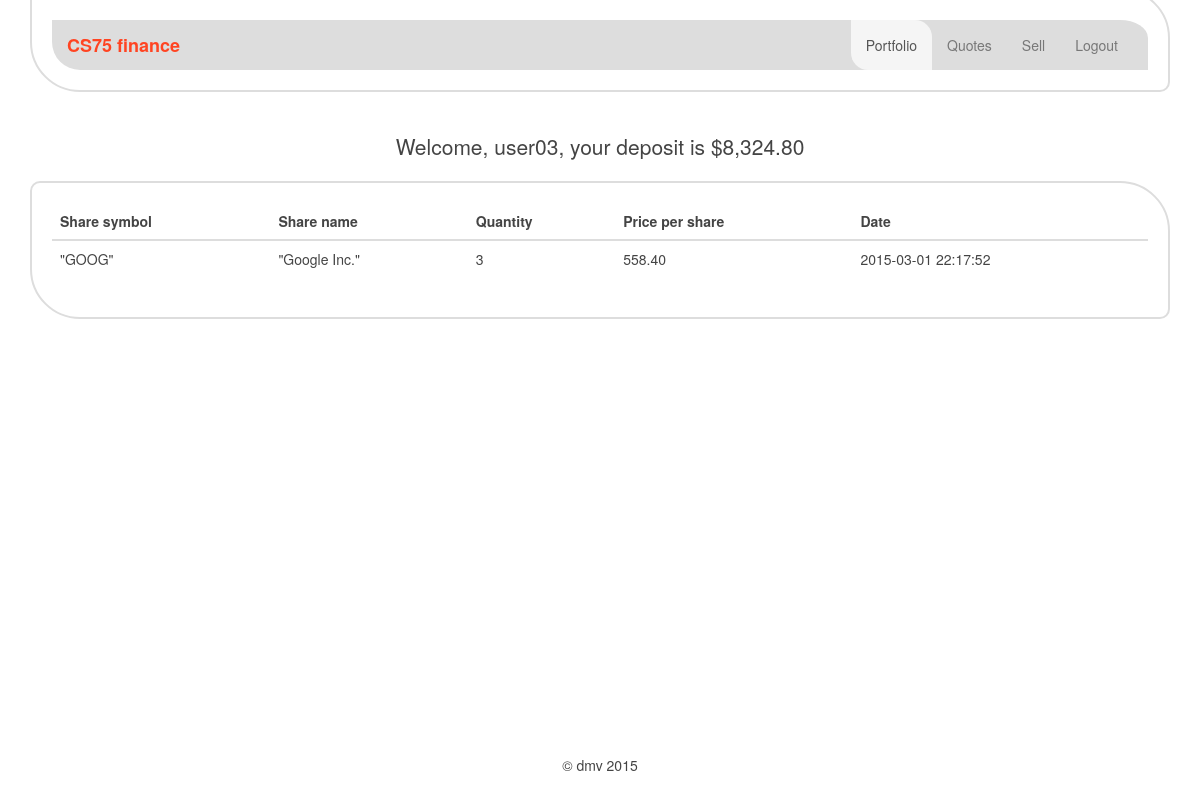
/main.php?page=Portfolio (signed in), run on the app's committed database.
### tables this page shows
CREATE TABLE IF NOT EXISTS `shares` (
`sharesid` int(4) NOT NULL,
  `sharesname` varchar(20) NOT NULL,
  `sharesq` int(6) NOT NULL,
  `sharesprice` decimal(10,2) NOT NULL,
  `sharesuser` int(4) DEFAULT NULL,
  `sharesdate` datetime NOT NULL DEFAULT CURRENT_TIMESTAMP,
  `sharesquote` varchar(10) NOT NULL
);

### html/main.php (called while the page is built, shortened)
<?php
	$data = 'There is no such page';
	if (isset($_GET['page'])) {
		$page = $_GET['page'];
		$body = strtolower($page);
		$queries = array();
		if ($page == 'Quotes') {
			$title = $message = 'Get quote and buy';
			if (isset($_POST['quotes'])) {
				$queries = array('quotes' => $_POST['quotes']);
			} elseif (isset($_POST['buytotal']) and $_POST['buytotal'] > 0) {
				$queries = array('quote' => $_POST['buyquote'],
								 'name' => $_POST['buyname'],
								 'total' => $_POST['buytotal'],
								 'price' => $_POST['buyprice']);
			} else {
				$queries = array();
			}
			$data = quotes($queries);
		} elseif ($page == 'Portfolio') {
			$data = portfolio();
		} else {
			$title = $message = '404';
		}
	} else {
		$title = $body = $message = '404';
	}
	render($body, $data);
?>

### model/dbquery.php (called while the page is built, shortened)
<?php
	function dbquery($query, $params = array()) {
		$time = new DateTime('NOW');
		$file = fopen('../model/errors.log', 'a');
		try {
			$DBUSER = 'lampp';
			$DBPASS = 'serveradmin';
			$DSN = "mysql:host=localhost;dbname=cs75finance;";
			$pdo = new PDO($DSN, $DBUSER, $DBPASS);
			$stmt = $pdo->prepare($query);
			foreach ($params as $param => $val) {
				$stmt->bindValue($param, $val);
			}
			if ($query[0] == 'S') {
				if ($stmt->execute()) {
					return $stmt->fetchAll();
				} else {
					fwrite($file, $time->format('c')
							   . '>dbquery:select> '
							   . "can't get data\n");
					fclose($file);
					return 2;
				}
			}
			$result = $stmt->execute();
			return $result;
		} catch (PDOException $e) {
			fwrite($file, $time->format('c')
					   . '>dbquery:code> '
					   . $e->getCode() . "\n");
			fclose($file);
			return false;
		}
		return false;
	}
?>

### controller/portfolio_contr.php (called while the page is built, shortened)
<?php
	function getuserinfo($userid, $order = 'sharesquote ASC') {
		$query = "SELECT * FROM shares WHERE sharesuser=:userid
				  ORDER BY $order";
		$result = dbquery($query, array(':userid' => $userid));
		if (!$result) {
			return 'You have no shares in your portfolio';
		} elseif ($result == 2) {
			return 'Can\'t get your data right now, try to login later';
		} else {
			return $result;
		}
	}
	function portfolio() {
		$info = getuserinfo($_SESSION['userid']);
		if (is_array($info)) {
			$result = array('hidden_a' => 'hidden',
							'hidden_d' => '',
							'message' => '',
							'data' => $info);
		} else {
			$result = array('hidden_a' => '',
							'hidden_d' => 'hidden',
							'message' => $info,
							'data' => array());
		}
		return $result;
	}
?>

### templates/portfolio.php (the view, shortened to what this page needs)
<div class="result <?= $hidden_d; ?>">
	<table class="table table-hover">
		<thead>
			<tr>
				<th>Share symbol</th>
				<th>Share name</th>
				<th>Quantity</th>
				<th>Price per share</th>
				<th>Date</th>
			</tr>
		</thead>
		<tbody>
		<?php foreach ($data as $row): ?>
				<tr>
					<td><?= htmlspecialchars($row['sharesquote']); ?></td>
					<td><?= htmlspecialchars($row['sharesname']); ?></td>
					<td><?= htmlspecialchars($row['sharesq']); ?></td>
					<td><?= number_format($row['sharesprice'], 2); ?></td>
					<td><?= htmlspecialchars($row['sharesdate']); ?></td>
				</tr>
		<?php endforeach ?>
		</tbody>
	</table>
</div>

### templates/style.css (style rules this page uses)
body, html { margin:0; width:100%; height:100%; color:#444; cursor: default; }
.result { margin-bottom: 20px; padding: 20px; border: 2px solid #ddd; border-radius: 10px 50px; }

### data on the page
shares: sharesquote "\"GOOG\"", sharesname "\"Google Inc.\"", sharesq "3", sharesprice "558.40", sharesdate "2015-03-01 22:17:52"

### other printed values
$item "Portfolio"
$item "Quotes"
$item "Sell"
$message "Welcome, user03, your deposit is $8,324.80"
